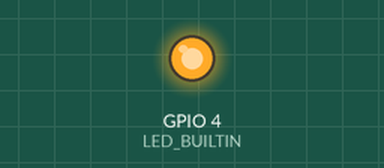
A sketch run on a simulated ESP32. On the bench: output pins drawn as LEDs (lit = HIGH). WiFi joins after 1.5 s; servers stay silent unless stated; storage starts empty; no MQTT or app messages arrive unless stated; the camera gives no picture; what the sketch prints to the serial monitor is not drawn.

Above: at 2.4 s.
At 6.4 s:
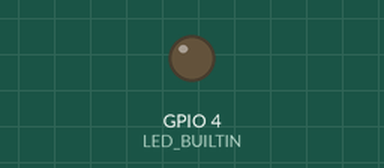
Timing chart, 0 to 12.4 s (numbered marks = the images above):
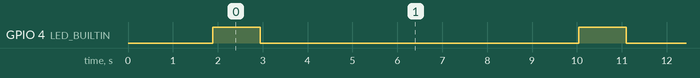

Measured:
- by itself, GPIO 4 (LED_BUILTIN): alternates HIGH for 1.1 s and LOW for 7.1 s

The sketch:

espcammqtt.ino
```cpp
#include <SPIFFS.h>

#include "WiFi.h"
#include "esp_camera.h"
#include "esp_timer.h"
#include "img_converters.h"
#include "Arduino.h"
#include "soc/soc.h"           // Disable brownour problems
#include "soc/rtc_cntl_reg.h"  // Disable brownour problems
#include "driver/rtc_io.h"

#include <PubSubClient.h>
#include <base64.h>

// Replace with your network credentials
// const char* wifi_ssid = "404_2.4g";
// const char* wifi_password = "@404@404";

const char* wifi_ssid = "ACCOMPANY_206";
const char* wifi_password = "206206206";

// Configure MQTT Broker connection
const char* mqtt_server = "42.193.21.203";
const int mqtt_port = 1883;
const char* mqtt_user = "qzy";
const char* mqtt_password = "eyJhbGciOiJIUzI1NiIsInR5cCI6IkpXVCJ9.eyJ1c2VybmFtZSI6InF6eSJ9.JF8lzrxMfpuqzM7OQcL8Cqi-XkbSvKCZMqEILSIEoB0";

//topic name
const char* mqtt_TopicName = "esp32_photo_1";

framesize_t resolution_ = FRAMESIZE_QVGA;

#define SLEEP_DELAY 6000  // Delay for 60 Sec, 0 sec - PIR sensor mode

// OV2640 camera module pins (CAMERA_MODEL_AI_THINKER)
#define PWDN_GPIO_NUM 32
#define RESET_GPIO_NUM -1
#define XCLK_GPIO_NUM 0
#define SIOD_GPIO_NUM 26
#define SIOC_GPIO_NUM 27
#define Y9_GPIO_NUM 35
#define Y8_GPIO_NUM 34
#define Y7_GPIO_NUM 39
#define Y6_GPIO_NUM 36
#define Y5_GPIO_NUM 21
#define Y4_GPIO_NUM 19
#define Y3_GPIO_NUM 18
#define Y2_GPIO_NUM 5
#define VSYNC_GPIO_NUM 25
#define HREF_GPIO_NUM 23
#define PCLK_GPIO_NUM 22

WiFiClient mqttClient;
PubSubClient client(mqttClient);

const int LED_BUILTIN = 4;

void setup_camera() {
  // Turn off the 'brownout detector'
  WRITE_PERI_REG(RTC_CNTL_BROWN_OUT_REG, 0);

  // OV2640 camera module
  camera_config_t config;
  config.ledc_channel = LEDC_CHANNEL_0;
  config.ledc_timer = LEDC_TIMER_0;
  config.pin_d0 = Y2_GPIO_NUM;
  config.pin_d1 = Y3_GPIO_NUM;
  config.pin_d2 = Y4_GPIO_NUM;
  config.pin_d3 = Y5_GPIO_NUM;
  config.pin_d4 = Y6_GPIO_NUM;
  config.pin_d5 = Y7_GPIO_NUM;
  config.pin_d6 = Y8_GPIO_NUM;
  config.pin_d7 = Y9_GPIO_NUM;
  config.pin_xclk = XCLK_GPIO_NUM;
  config.pin_pclk = PCLK_GPIO_NUM;
  config.pin_vsync = VSYNC_GPIO_NUM;
  config.pin_href = HREF_GPIO_NUM;
  config.pin_sscb_sda = SIOD_GPIO_NUM;
  config.pin_sscb_scl = SIOC_GPIO_NUM;
  config.pin_pwdn = PWDN_GPIO_NUM;
  config.pin_reset = RESET_GPIO_NUM;
  config.xclk_freq_hz = 20000000;
  config.pixel_format = PIXFORMAT_JPEG;

  if (psramFound()) {
    config.frame_size = FRAMESIZE_SVGA;  // FRAMESIZE_UXGA;
    config.jpeg_quality = 10;
    config.fb_count = 2;
  } else {
    config.frame_size = FRAMESIZE_SVGA;
    config.jpeg_quality = 12;
    config.fb_count = 2;
  }
  // Camera init
  esp_err_t err = esp_camera_init(&config);
  if (err != ESP_OK) {
    Serial.printf("Camera init failed with error 0x%x", err);
    ESP.restart();
  }
}

void publishTelemetry(String data) {
  while (WiFi.status() != WL_CONNECTED) {
    delay(500);
    Serial.print(".");
  }

  //得到图片大小数据
  Serial.print("The size of the imageData: ");
  Serial.println(String(data.length()));

  boolean Status = client.publish_P( mqtt_TopicName, (const uint8_t*) data.c_str(), data.length(), true);
  Serial.println(String(Status ? "Successfully" : "Error") );
}

void capturePhoto(void) {
  // Retrieve camera framebuffer
  camera_fb_t* fb = NULL;
  uint8_t* _jpg_buf = NULL;
  esp_err_t res = ESP_OK;
  size_t frame_size = 0;
  Serial.print("Capturing Image...");

  digitalWrite(LED_BUILTIN, HIGH);  // turn the LED on
  delay(1000);                      // wait for a second
  fb = esp_camera_fb_get();
  digitalWrite(LED_BUILTIN, LOW);  // turn the LED off
  delay(1000);                     // wait for a second
  if (!fb) {
    Serial.println("Camera capture failed");
    res = ESP_FAIL;
  } else {
    Serial.println("Done!");
    Serial.println(String("Size of the image...") + String(fb->len));
    if (fb->format != PIXFORMAT_JPEG) {
      Serial.println("Compressing");
      bool jpeg_converted = frame2jpg(fb, 80, &_jpg_buf, &frame_size);
      esp_camera_fb_return(fb);
      fb = NULL;
      if (!jpeg_converted) {
        Serial.println("JPEG compression failed");
        res = ESP_FAIL;
      }
    } else {
      //这里进行堆栈测试
      Serial.print("Heap Size : ");
      Serial.println(ESP.getFreeHeap());
      //指明长度信息
      Serial.print("fb len : ");
      Serial.println(fb->len);
      //显示base64编码得到的图片信息
      String base64image = base64::encode(fb->buf, fb->len);
      Serial.print("Publish photo...");
      publishTelemetry(base64image);
      Serial.println("Done!");
      esp_camera_fb_return(fb);
    }
  }
  if (res != ESP_OK) {
    return;
  }
}

void setup_wifi() {
  delay(10);
  // We start by connecting to a WiFi network
  Serial.println();
  Serial.print("Connecting to ");
  Serial.println(wifi_ssid);

  WiFi.begin(wifi_ssid, wifi_password);

  while (WiFi.status() != WL_CONNECTED) {
    delay(500);
    Serial.print(".");
  }

  Serial.println("");
  Serial.println("WiFi connected");
  Serial.print("IP address : ");
  Serial.println(WiFi.localIP());
}

void reconnect() {
  while (!client.connected()) {
    Serial.print("Attempting MQTT connection...");
    if (client.connect("ESP32Client", mqtt_user, mqtt_password)) {
      Serial.println("connected");
    } else {
      Serial.print("failed, rc=");
      Serial.print(client.state());
      Serial.println(" try again in 5 seconds");
      delay(5000);
    }
  }
}

void setup() {
  Serial.begin(9600);

  setup_camera();
  pinMode(LED_BUILTIN, OUTPUT);
  setup_wifi();
  client.setServer(mqtt_server, mqtt_port);
  if (!SPIFFS.begin(true)) {
    Serial.println("An Error has occurred while mounting SPIFFS");
    return;
  }
}

// the loop function runs over and over again forever
void loop() {
  Serial.println("PSRAM found: " + String(psramFound()));

  if (!client.connected()) {
    reconnect();
  }
  if (client.connected()) {
    capturePhoto();
  }
  client.loop();
  //   // 创建一个 DynamicJsonDocument 对象
  // DynamicJsonDocument doc(512);

  // // 设置 JSON 数据
  // doc["deviceId"] = "主控设备唯一标识符";
  // doc["deviceType"] = "主控设备类型";

  // // 创建 cameraControl 子对象
  // JsonObject cameraControl = doc.createNestedObject("cameraControl");
  // cameraControl["cameraId"] = "摄像头唯一标识符";

  // // 创建 actions 数组
  // JsonArray actions = cameraControl.createNestedArray("actions");

  // // 创建 capture action 对象并添加到 actions 数组中
  // JsonObject captureAction = actions.createNestedObject();
  // captureAction["actionType"] = "capture";
  // JsonObject captureParameters = captureAction.createNestedObject("parameters");

  // // 创建 ptz action 对象并添加到 actions 数组中
  // JsonObject ptzAction = actions.createNestedObject();
  // ptzAction["actionType"] = "ptz";
  // JsonObject ptzParameters = ptzAction.createNestedObject("parameters");
  // ptzParameters["direction"] = "up";
  // ptzParameters["angle"] = 30;

  // cameraControl["picture"] = "图像的编码";
  // doc["timestamp"] = "上传数据的时间戳";

  // // 序列化 JSON 数据
  // String jsonString;
  // serializeJson(doc, jsonString);

  // 将 JSON 数据发送到串口
//  Serial.println(jsonString);

  Serial.println("Going to sleep now");
  if (SLEEP_DELAY == 0) {
    esp_sleep_enable_ext0_wakeup(GPIO_NUM_13, 1);
    delay(1000);
    esp_deep_sleep_start();
  }

  if (SLEEP_DELAY > 0) {
    delay(SLEEP_DELAY);
  }
}
```
